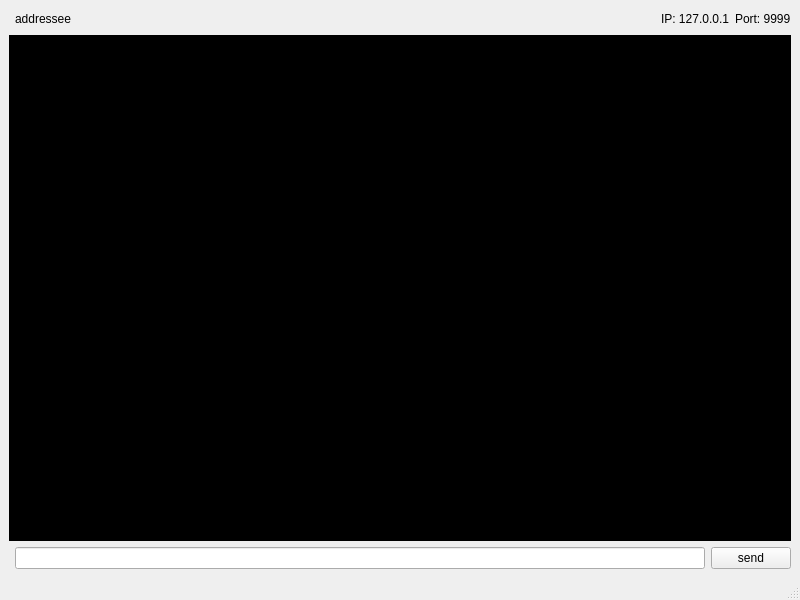
<?xml version="1.0" encoding="UTF-8"?>
<ui version="4.0">
 <class>MainWindow</class>
 <widget class="QMainWindow" name="MainWindow">
  <property name="geometry">
   <rect>
    <x>0</x>
    <y>0</y>
    <width>800</width>
    <height>600</height>
   </rect>
  </property>
  <property name="windowTitle">
   <string>MainWindow</string>
  </property>
  <widget class="QWidget" name="centralwidget">
   <layout class="QGridLayout" name="gridLayout">
    <item row="0" column="1" colspan="2">
     <layout class="QHBoxLayout" name="horizontalLayout_4">
      <item>
       <widget class="QLabel" name="label">
        <property name="text">
         <string>addressee</string>
        </property>
       </widget>
      </item>
      <item>
       <spacer name="horizontalSpacer">
        <property name="orientation">
         <enum>Qt::Horizontal</enum>
        </property>
        <property name="sizeHint" stdset="0">
         <size>
          <width>40</width>
          <height>20</height>
         </size>
        </property>
       </spacer>
      </item>
      <item>
       <widget class="QLabel" name="label_2">
        <property name="text">
         <string>IP: 127.0.0.1</string>
        </property>
       </widget>
      </item>
      <item>
       <widget class="QLabel" name="label_3">
        <property name="text">
         <string>Port: 9999</string>
        </property>
       </widget>
      </item>
     </layout>
    </item>
    <item row="1" column="0" colspan="3">
     <widget class="QTextEdit" name="textEdit">
      <property name="enabled">
       <bool>false</bool>
      </property>
      <property name="styleSheet">
       <string notr="true">background-color:black;
color:white;</string>
      </property>
     </widget>
    </item>
    <item row="2" column="0" rowspan="2" colspan="3">
     <layout class="QHBoxLayout" name="horizontalLayout"/>
    </item>
    <item row="3" column="1">
     <widget class="QLineEdit" name="lineEdit"/>
    </item>
    <item row="3" column="2">
     <widget class="QPushButton" name="pushButton">
      <property name="text">
       <string>send</string>
      </property>
     </widget>
    </item>
   </layout>
  </widget>
  <widget class="QMenuBar" name="menubar">
   <property name="geometry">
    <rect>
     <x>0</x>
     <y>0</y>
     <width>800</width>
     <height>22</height>
    </rect>
   </property>
  </widget>
  <widget class="QStatusBar" name="statusbar"/>
 </widget>
 <resources/>
 <connections/>
</ui>
